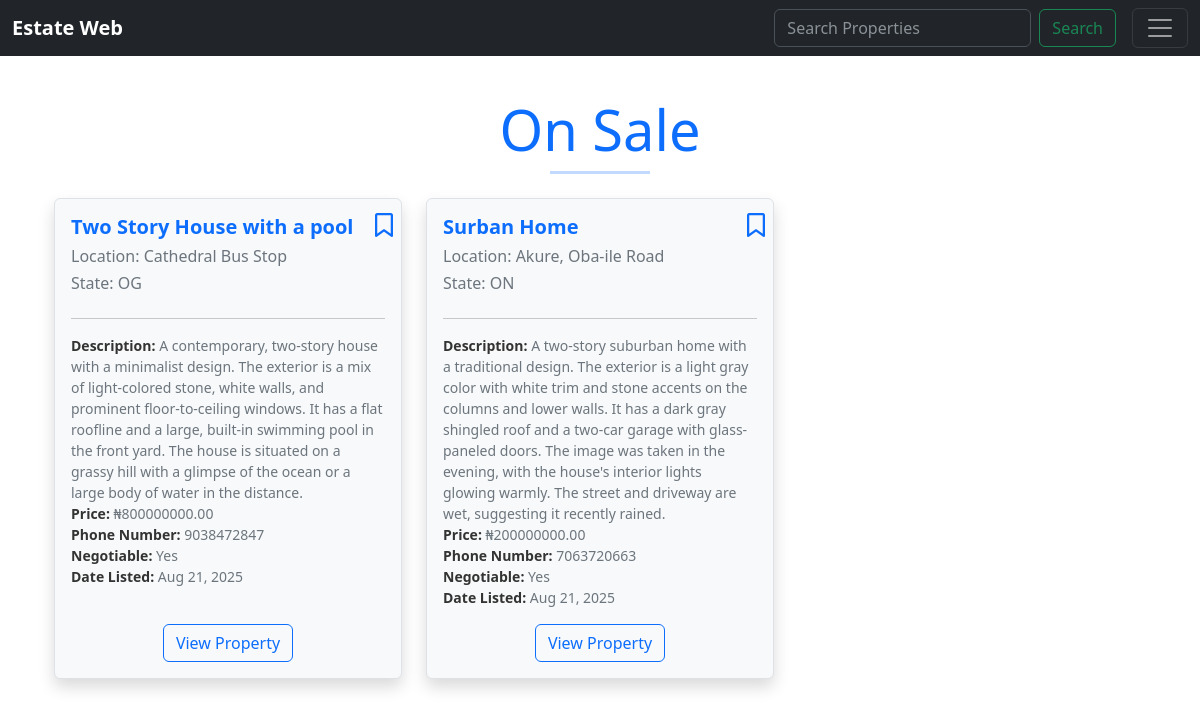
The app's page /buy_property (signed in) with its own data.
### estate/models.py (models this page shows, shortened)
class PropertyManagementSale(models.Model):
    user_id=models.IntegerField('Landlord', blank=False, default=1)
    summary=models.CharField('Short building tag', max_length=30, default=None)
    property_description = models.TextField('Description')
    location = models.CharField('Location', max_length=255)
    state= models.CharField(max_length=20,choices=STATES, default='Lagos')
    phone_number = models.IntegerField('Phone Number')
    owner = models.CharField('Listed By', max_length=120)
    price = models.DecimalField(max_digits=12, decimal_places=2, null=True, blank=True)
    bedrooms = models.IntegerField(default=0, blank=True, null=True)
    bathrooms = models.IntegerField(default=0, blank=True, null=True)
    available= models.BooleanField('Available', default=True)
    last_updated = models.DateTimeField(auto_now=True)#To pull out the last time the particular model was actually updated
    whilist=models.BooleanField('Add to Whilist', default=False)
    base_image= models.ImageField(null=True, blank=True, upload_to="images/buy")
    image1= models.ImageField(null=True, blank=True, upload_to="images/buy")
    image2= models.ImageField(null=True, blank=True, upload_to="images/buy")
    image3= models.ImageField(null=True, blank=True, upload_to="images/buy")
    image4= models.ImageField(null=True, blank=True, upload_to="images/buy")
    image5= models.ImageField(null=True, blank=True, upload_to="images/buy")
    image6= models.ImageField(null=True, blank=True, upload_to="images/buy")
    listed_date=models.DateTimeField(default=datetime.now, blank=True)
    class NegotiateChoices(models.TextChoices):
        YES = 'Y', 'Yes'
        NO = 'N', 'No'
    negotiate = models.CharField(max_length=1, choices=NegotiateChoices.choices, default=NegotiateChoices.NO, blank=True, null=True)

### estate/views.py (the view)
# urls.py: path('buy_property', views.buy_property, name="buy-property"),
def buy_property(request):
    if request.user.is_authenticated:
        propery_sale_list=PropertyManagementSale.objects.order_by('-listed_date').all()
        return render(request, 'estate/buy_property.html', {'buy': propery_sale_list})
    else:
        messages.success(request, ('You need to be logged in to accesss this page'))
        return redirect('welcome-page')

### estate/templates/estate/buy_property.html
{% extends 'estate/base.html' %}
{% load static%}
{% block extra_css %}
  <link rel="stylesheet" href="{% static 'estate/css/buy.css' %}">
{% endblock %}
{% block content %}
<br/>
<div class="container">
  <div class="text-center mb-4">
    <h1 class="display-4 text-primary">On Sale</h1>
    <hr class="hr-custom">
  </div>
  <div class="row">
    {% for bought in buy %}
      {% if bought.available %}
        <div class="col-md-6 col-lg-4 mb-4">
          <div class="card shadow h-100 d-flex flex-column">
            <div class="card-body d-flex flex-column position-relative">
              <a href="{% url 'toggle-wishlist-buy' bought.id %}"
                 class="position-absolute top-0 end-0 m-2"
                 style="z-index: 1; font-size: 1.5rem; color: var(--blue);">
                {% if bought.whilist %}
                  <i class="fas fa-bookmark"></i>
                {% else %}
                  <i class="far fa-bookmark"></i>
                {% endif %}
              </a>
              <h5 class="card-title fw-semibold text-primary">{{ bought.summary }}</h5>
              <h6 class="text-muted">Location: {{ bought.location }}</h6>
              <h6 class="text-muted">State: {{ bought.state }}</h6>
              <hr>
              <ul class="list-unstyled small text-muted">
                <li><strong>Description:</strong> {{ bought.property_description }}</li>
                <li><strong>Price:</strong> ₦{{ bought.price }}</li>
                <li><strong>Phone Number:</strong> {{ bought.phone_number }}</li>
                <li><strong>Negotiable:</strong> {{ bought.get_negotiate_display }}</li>
                <li><strong>Date Listed:</strong> {{ bought.listed_date|date:"M d, Y" }}</li>
              </ul>
              <div class="mt-auto text-center">
                <a href="{% url 'view-property-s' property_id=bought.id %}" class="btn btn-outline-primary">
                  View Property
                </a>
              </div>
            </div>
          </div>
        </div>
      {% endif %}
    {% endfor %}
  </div>
</div>
{% endblock %}

### estate/static/estate/css/buy.css (style rules this page uses)
:root { --bg-color: #ffffff; --card-bg: #f8f9fa; --text-light: #333333; --text-muted: #6c757d; --blue: #0d6efd; --border-color: #dee2e6; }
body { background-color: var(--bg-color); color: var(--text-light); transition: background-color 0.3s, color 0.3s; }
.card { background-color: var(--card-bg); color: var(--text-light); border: 1px solid var(--border-color); transition: transform 0.2s ease, background-color 0.3s, color 0.3s, border-color 0.3s; }
.text-muted { color: var(--text-muted) !important; transition: color 0.3s; }
.btn-outline-primary { border-color: var(--blue); color: var(--blue); transition: background-color 0.3s, color 0.3s, border-color 0.3s; }
.hr-custom { height: 3px; background-color: var(--blue); border: none; width: 100px; margin: 0 auto 1rem; }
.text-primary { color: var(--blue) !important; }
.list-unstyled li strong { color: var(--text-light); }

### records on screen
PropertyManagementSale: whilist False (drawn), summary "Two Story House with a pool", location "Cathedral Bus Stop", state "OG", property_description "A contemporary, two-story house with a minimalist design. The exterior is a mix of light-colored stone, white walls, and prominent floor-to-ceiling windows. It has a flat roofline and a large, built-in swimming pool in the front yard. The house is situated on a grassy hill with a glimpse of the ocean or a large body of water in the distance.", price "800000000.00", phone_number "9038472847", negotiate "Yes", listed_date "Aug 21, 2025"
PropertyManagementSale: whilist False (drawn), summary "Surban Home", location "Akure, Oba-ile Road", state "ON", property_description "A two-story suburban home with a traditional design. The exterior is a light gray color with white trim and stone accents on the columns and lower walls. It has a dark gray shingled roof and a two-car garage with glass-paneled doors. The image was taken in the evening, with the house's interior lights glowing warmly. The street and driveway are wet, suggesting it recently rained.", price "200000000.00", phone_number "7063720663", negotiate "Yes", listed_date "Aug 21, 2025"
